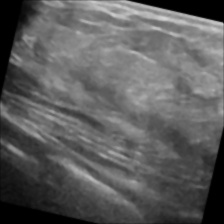
#> input picture dataset/train/benign/benign (108)-rotated2_jpg.jpg, 224 x 224 px, found by its file name; its folder holds only this picture in this run
$ jupyter execute --allow-errors 05_07_PreProcessing.ipynb   (shell and % lines are left out)   (text cells are left out)
#> lines starting #> are read from the running program, lines starting #| are printed output that depends on the picture; pictures that were not available may be replaced by others from this repository, and a replacement may not be noted
[cell 1]
from google.colab import drive as drive
drive.mount('/content/drive')

[cell 2]
# Access a public Github repos
%cd '/content'

[cell 3]
import pandas as pd
import numpy as np
import os
import matplotlib.pyplot as plt
import cv2
from PIL import Image

[cell 4]
# @title
def DataSetSummary (local_path, tabs):
  # Take list of files & folders in local folder
  all_items = os.listdir(local_path)

  # Filter folder list
  folders = [item for item in all_items if os.path.isdir(os.path.join(local_path, item))]

  # Print summary information if folders > 0:
  if(len(folders) > 0):
    indent = '\t' * tabs
    print("{}Tổng số thư mục: {}".format(indent, len(folders)))
    for folder in folders:
      folder_path = os.path.join(local_path, folder)
      files_in_folder = len(os.listdir(folder_path))
      print("{}-Thư mục: {}, Số tệp: {}".format(indent, folder, files_in_folder))
      DataSetSummary(folder_path, tabs+1)

# DataSetSummary(local_path, 0)

[cell 5]
# import os

# Hierarchical local folder in Colab
repository_folder = ["Ultrasound-Breast-Images-for-Breast-Cancer"]

for folder in repository_folder:
  local_path = '/content/' + folder + '/dataset'
  DataSetSummary(local_path, 0)
  local_path = '/content/' + folder + '/sample'
  DataSetSummary(local_path, 0)

[cell 6]
%cd /content/drive/MyDrive/Colab Notebooks/Thesis/Preprocessing/Ultrasound-Breast-Images-for-Breast-Cancer

[cell 7]
# Set the path to your dataset
dataset_path = '/content/Ultrasound-Breast-Images-for-Breast-Cancer/sample'
# dataset_path = '/content/Ultrasound-Breast-Images-for-Breast-Cancer/dataset'

[cell 8]
# [26 lines of commented-out code are left out]

[cell 9]
class Image:
    def __init__(self, path, label):
        # self.image = cv2.imread(path) # directly read
        self.path = path # only directory
        self.label = label

def load_images_from_folder(dataset_path, images_per_class=None):
    images = {}
    for class_name in os.listdir(dataset_path):
        class_folder_path = os.path.join(dataset_path, class_name)
        if os.path.isdir(class_folder_path):
            count = 0
            images[class_name] = []
            for image_name in os.listdir(class_folder_path):
                if images_per_class is None or count < images_per_class:
                    image_path = os.path.join(class_folder_path, image_name)
                    img = Image(image_path, class_name)
                    images[class_name].append(img)
                    count += 1
    return images

def imshow(images, images_per_class=None):
#> called with images_per_class = 10
    for class_name, imgs in images.items():
        plt.figure(figsize=(30,30))
        print(f'Class {class_name}')
        for i in range(min(images_per_class if images_per_class else len(imgs), len(imgs))):
            plt.subplot(1, images_per_class if images_per_class else len(imgs), i+1)
            img = cv2.imread(imgs[i].path)
#> img is the input picture: shape (224, 224, 3); min 0, max 214, mean 92.7
            # img = cv2.cvtColor(img, cv2.COLOR_BGR2RGB)
            plt.imshow(img)
            # plt.title(os.path.basename(imgs[i].path))
            plt.axis('off')
        plt.show()

# Example usage:
images = load_images_from_folder('/content/Ultrasound-Breast-Images-for-Breast-Cancer/dataset/train')
imshow(images, 10)

[cell 10]
from PIL import Image

def get_image_specifications(image_path):
    # Open the image file
    with Image.open(image_path) as img:
        # Get image specifications
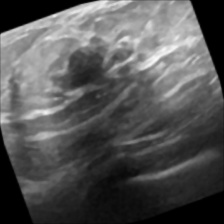
#> input picture sample/train/malignant/malignant (100)-rotated1-rotated1.jpg, 224 x 224 px, given in place of malignant (100)-rotated1-rotated1.png, which was not available
#> img is the input picture: PIL image 224x224 L; min 0, max 251, mean 84.8
        image_format = img.format
        image_mode = img.mode
        image_size = img.size
        image_width, image_height = img.size
        image_color = img.getcolors()
#> image_color = 251 pairs, first value 1 to 5176, second value 0 to 251

    return f"Image Format: {image_format}\nImage Mode: {image_mode}\nImage Size: {image_size} pixels (Width: {image_width}, Height: {image_height})\nImage Colors: {image_color}"

# Example usage:
print('images.keys:', images.keys())
image_path = "/content/Ultrasound-Breast-Images-for-Breast-Cancer/dataset/train/malignant/malignant (100)-rotated1-rotated1.png"
# print('image_path:',image_path := images['normal'][0].path)
image_specifications = get_image_specifications(image_path)
print(image_specifications)
#> (printed output is left out)

[cell 11]
from skimage.metrics import peak_signal_noise_ratio, mean_squared_error

# [21 lines left out: function calculate_metrics, not called in this run]

[cell 12]
import cv2
import numpy as np

# [27 lines left out: function calculate_metrics, not called in this run]

[cell 13]
import os
import cv2
import numpy as np
from shutil import copyfile

def preprocess_and_copy(src_dir, dest_dir, preprocess_func):
    # Check if src_dir is a directory
    if os.path.isdir(src_dir):
        # If dest_dir does not exist, create it
        os.makedirs(dest_dir, exist_ok=True)

        # Iterate over files/directories in src_dir
        for item in os.listdir(src_dir):
            src_item_path = os.path.join(src_dir, item)
            dest_item_path = os.path.join(dest_dir, item)

            # If item is a directory, call function recursively
            if os.path.isdir(src_item_path):
                preprocess_and_copy(src_item_path, dest_item_path, preprocess_func)
            # If item is a file, apply preprocessing and copy
            elif os.path.isfile(src_item_path):
                img = cv2.imread(src_item_path)
                if img is not None:
                    img = preprocess_func(img)
                    cv2.imwrite(dest_item_path, img)

# Define your preprocessing function here
def preprocess_func(img):
    # TODO: Add your preprocessing steps here
    return img

# Usage:
dataset_path = '/content/Ultrasound-Breast-Images-for-Breast-Cancer/sample'
# dataset_path = '/content/Ultrasound-Breast-Images-for-Breast-Cancer/dataset'
output_path = '/content/drive/MyDrive/Colab Notebooks/Thesis/Preprocessing/Ultrasound-Breast-Images-for-Breast-Cancer/Original'
preprocess_and_copy(dataset_path, output_path, preprocess_func)

[cell 14]
'''
DOI: https://doi.org/10.1109/ICEECCOT.2017.8284595
Without using padding.
'''
import numpy as np
from scipy.ndimage import median_filter

def median_filter_window(window):
    return np.median(window)

def average_filter_window(window, median_value):
    return (window + median_value) / 2

def hybrid_filter(image, window_size):
    height, width = image.shape
    result_image = np.zeros_like(image, dtype=float)

    half_window_height, half_window_width = window_size[0] // 2, window_size[1] // 2

    for x in range(half_window_height, height - half_window_height):
        for y in range(half_window_width, width - half_window_width):
            sub_window = image[x - half_window_height:x + half_window_height + 1, y - half_window_width:y + half_window_width + 1]
            print(sub_window)

            # Median Value Calculation
            median_value = median_filter_window(sub_window)
            print(median_value)

            # Average Value Calculation
            average_values = average_filter_window(sub_window, median_value)
            print(average_values)

            # Center Pixel Value Calculation
            result_image[x, y] = np.mean(average_values)
            print(result_image[x, y], '\n')

    return result_image

# Example Original Image in Numpy
img = np.array([[156, 106, 114, 190],
            [128, 103, 114, 81],
            [136, 136, 147, 96],
            [181, 111, 214, 81]])

# Assuming image is a 2D NumPy array
window_size = (3, 3)  # Adjust the window size as needed

# Apply the filtering method
result = hybrid_filter(img, window_size)
print(result)

import matplotlib.pyplot as plt

# Assuming 'img' is your original image and 'result' is the filtered image

# Plot the original image
plt.subplot(1, 2, 1)
plt.title('Original Image')
plt.imshow(img, cmap='gray')
plt.axis('off')

# Plot the filtered image
plt.subplot(1, 2, 2)
plt.title('Filtered Image')
plt.imshow(result, cmap='gray')
plt.axis('off')

# Show the plot
plt.show()
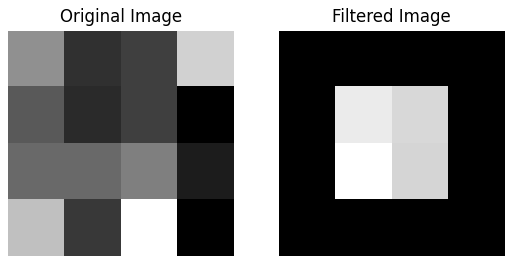
#> figure drawn by matplotlib, 2 panels

[cell 15]
'''
DOI: https://doi.org/10.1109/ICEECCOT.2017.8284595
Using padding for imnage border
Clean syntax.
'''
import numpy as np
from scipy.ndimage import median_filter

def hybrid_filter(image, window_size):
    height, width = image.shape

    # Calculate padding needed
    pad_height = window_size[0] // 2
    pad_width = window_size[1] // 2

    # Add padding to the image
    padded_image = cv2.copyMakeBorder(src=image, top=pad_height, bottom=pad_height, left=pad_width, right=pad_width, borderType=cv2.BORDER_CONSTANT, value=0) # cv2.BORDER_REFLECT

    # Create an output image with the same size as the input
    output_image = np.zeros_like(image, dtype=float)

    for x in range(pad_height, height + pad_height):
        for y in range(pad_width, width + pad_width):
            sub_window = padded_image[x - pad_height:x + pad_height + 1, y - pad_width:y + pad_width + 1]
            print(sub_window)

            # Median Value Calculation
            median_value = np.median(sub_window)
            print(median_value)

            # Average Value Calculation
            average_values = (sub_window + median_value) / 2
            print(average_values)

            # Center Pixel Value Calculation
            output_image[x - pad_height, y - pad_width] = np.mean(average_values)
            print(output_image[x - pad_height, y - pad_width], '\n')

    return output_image

img = np.array([[156, 106, 114, 190],
            [128, 103, 114, 81],
            [136, 136, 147, 96],
            [181, 111, 214, 81]])

# Assuming image is a 2D NumPy array
window_size = (3, 3)  # Adjust the window size as needed

# Apply the filtering method
result = hybrid_filter(img, window_size)
print(result)

import matplotlib.pyplot as plt

# Assuming 'img' is your original image and 'result' is the filtered image

# Plot the original image
plt.subplot(1, 2, 1)
plt.title('Original Image')
plt.imshow(img, cmap='gray')
plt.axis('off')

# Plot the filtered image
plt.subplot(1, 2, 2)
plt.title('Filtered Image')
plt.imshow(result, cmap='gray')
plt.axis('off')

# Show the plot
plt.show()
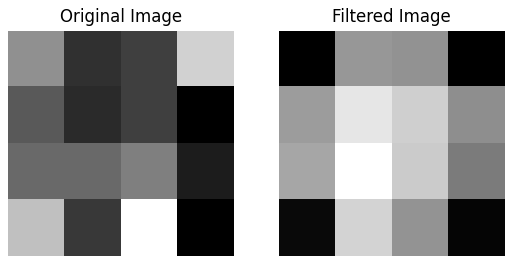
#> figure drawn by matplotlib, 2 panels

[cell 16]
# libraries
import numpy as np
import cv2
from scipy import ndimage
from matplotlib import pyplot as plt


def measure_speckle(sample):
    # Define ROI coordinates
    # x1 = 0
    # y1 = 0
    # x2, y2 = sample.shape

    # Resize the image to half its size
    height, width = sample.shape
    newimg = cv2.resize(sample, (int(width / 2), int(height / 2)))
    sample = newimg

    # Calculate the coordinates of the ROI
    x1 = int(width * 0.2)
    y1 = int(height * 0.3)
    x2 = int(width * 0.2)
    y2 = int(height * 0.6)

    roi_mean = sample[x1:x2, y1:y2]
    std_mean = np.std(roi_mean)
    mean_mean = np.mean(roi_mean)
    max_speckle_contrast = std_mean / mean_mean
    return max_speckle_contrast, x1, y1, x2, y2, sample


def speckle_reduction(max_speckle_contrast, x1, y1, x2, y2, sample, max_kernel_size):
    mean_image = sample
    height, width = sample.shape  # get size of the image
    dim_vectors = round(int(max_kernel_size + 1) / 2)
    list_cont = list(range(1, dim_vectors + 1))
    array_cont = np.array(list_cont)
    list_kernel = list(range(1, max_kernel_size + 2, 2))
    array_kernel_size = np.array(list_kernel)
    cont = 1
    array_speckle_contrast = np.zeros(1)
    array_speckle_contrast[0] = max_speckle_contrast
    speckle_contrast = np.zeros([height, width, dim_vectors])
    for i in range(3, max_kernel_size + 2, 2):
        filter = ndimage.median_filter(sample, i, mode='constant', cval=0)
        # mean_image = (mean_image + filter) / 2
        correction_factor = np.mean(sample) / np.mean(filter)
        mean_image = (mean_image + filter * correction_factor) / 2
        speckle_contrast[:, :, cont] = mean_image
        # measure of speckle contrast
        roi_mean = mean_image[x1:x2, y1:y2]
        std_mean = np.std(roi_mean)
        mean_mean = np.mean(roi_mean)
        constrast_speckle_mean = std_mean / mean_mean
        array_speckle_contrast = np.append(array_speckle_contrast, [constrast_speckle_mean])
        cont = cont + 1
    max_contrast = max(array_speckle_contrast)
    array_speckle_contrast = array_speckle_contrast / max_contrast
    return array_cont, array_speckle_contrast, speckle_contrast, dim_vectors, array_kernel_size


def images(sample, speckle_contrast, dim_z):
    plt.subplot(121).set_title("Original image")
    plt.imshow(sample, cmap=plt.cm.gray)
    plt.axis('off')
    plt.subplot(122).set_title("Image denoising [" + str((2*dim_z-1)) + 'x' + str((2*dim_z-1)) + ']')
    # plt.imshow(speckle_contrast[:, :, 2], cmap=plt.cm.gray)
    plt.imshow(speckle_contrast[:, :, dim_z - 1], cmap=plt.cm.gray)  # Use dim_z - 1 instead of 2
    plt.axis('off')
    plt.subplots_adjust(wspace=0.02, hspace=0.02, top=1, bottom=0, left=0, right=1)
    plt.show()


def plots_true(array_cont, array_speckle_contrast, array_kernel_size):
    theory = 1 / np.sqrt(array_cont)
    max_contrast = max(array_speckle_contrast)
    vec_contras_speckle = array_speckle_contrast / max_contrast
    plt.plot(array_cont, vec_contras_speckle, label="Hybrid median-mean", marker='o', color='green', linestyle='solid')
    plt.plot(array_cont, theory, label="Theory", marker='s', color='red', linestyle='dashed')
    plt.axis([1, array_cont.size, 0, 1])
    plt.xlabel("Number of iterations")
    plt.ylabel("Speckle contrast [a.u.]")
    plt.legend(bbox_to_anchor=(1.05, 1), loc='upper right')
    plt.title('Speckle contrast vs number of iterations')
    plt.grid()
    ax2 = plt.twiny()
    ax2.set_xlabel('k value', color='black')
    ax2.set_xticks(array_kernel_size)
    ax2.set_xlim((1, array_kernel_size[-1]))
    plt.show()


def save(sample, speckle_contrast):
    cv2.imwrite('original image.jpg', sample)
    cv2.imwrite('denoising image.jpg', speckle_contrast[:, :, -1])

def HybridMedianMean(sample, max_kernel_size, figures, plots, save_image):
    if max_kernel_size % 2 == 0:
        print('Kernel size must be a odd number')
        exit()
    max_speckle_contrast, x1, y1, x2, y2, sample = measure_speckle(sample)
    array_cont, array_speckle_contrast, speckle_contrast, dim_z, array_kernel_size = speckle_reduction\
        (max_speckle_contrast, x1, y1, x2, y2, sample, max_kernel_size)
    if figures == "True":
        images(sample, speckle_contrast, dim_z)
    elif figures == "False":
        pass
    else:
        print('figure only get two options: True or False')
        exit()
    if plots == "True":
        plots_true(array_cont, array_speckle_contrast, array_kernel_size)
    elif plots == "False":
        pass
    else:
        print('plots only get two options: True or False')
        exit()
    if save_image == "True":
        save(sample, speckle_contrast)
    elif save_image == "False":
        pass
    else:
        print('save_image only get two options: True or False')
        exit()

# Load the image
img_path = '/content/Ultrasound-Breast-Images-for-Breast-Cancer/dataset/val/benign/benign (1)-rotated1-rotated1.png'
# img_path = '/content/Ultrasound-Breast-Images-for-Breast-Cancer/dataset/val/malignant/malignant (1)-rotated1-rotated1-rotated1.png'
img = cv2.imread(img_path, cv2.IMREAD_GRAYSCALE)
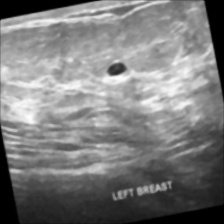
#> input picture dataset/val/benign/benign (1)-rotated1-rotated1.jpg, 224 x 224 px, given in place of benign (1)-rotated1-rotated1.png, which was not available
#> img is the input picture: shape (224, 224); min 0, max 254, mean 124.2

max_kernel_size = 3
figures = 'True'
plots = 'True'
save_image = 'True'
HybridMedianMean(img, max_kernel_size, figures, plots, save_image)
#> in measure_speckle, `roi_mean = sample[x1:x2, y1:y2]`: roi_mean = empty array
#> in measure_speckle, `std_mean = np.std(roi_mean)`: std_mean = nan
#> in HybridMedianMean, `max_speckle_contrast, x1, y1, x2, y2, sample = measure_speckle(sample)`: x1 = 44; y1 = 67; x2 = 44; y2 = 134
#> the loop in speckle_reduction, `for i in range(3, max_kernel_size + 2, 2):` made 1 pass
#> (correction_factor, std_mean, mean_mean, constrast_speckle_mean, array_speckle_contrast) on pass 1: (1, nan, nan, nan, [nan, nan])
#> pass 1, in speckle_reduction, `filter = ndimage.median_filter(sample, i, mode='constant', cval=0)`:
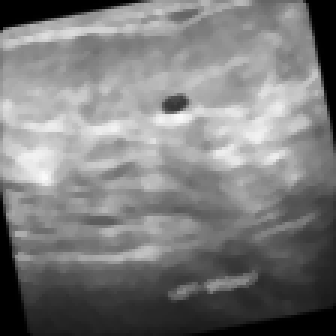
#> filter: shape (112, 112) (shown 3 times larger); min 0, max 249, mean 123.7
#> after the loop in speckle_reduction, `for i in range(3, max_kernel_size + 2, 2):`: cont = 2
#> in speckle_reduction, `max_contrast = max(array_speckle_contrast)`: max_contrast = nan
#> (the rest of the program and of its run is left out)
